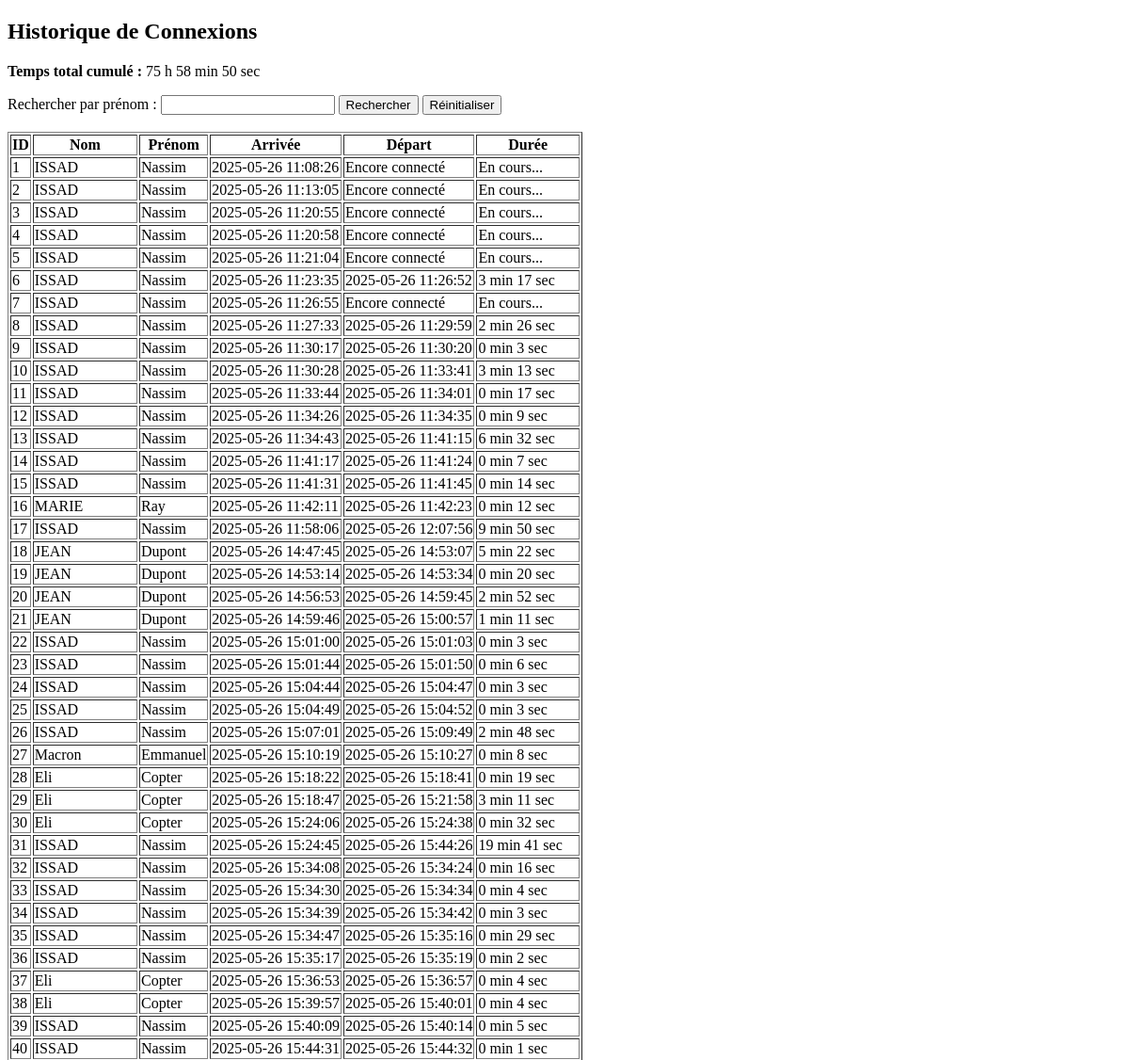
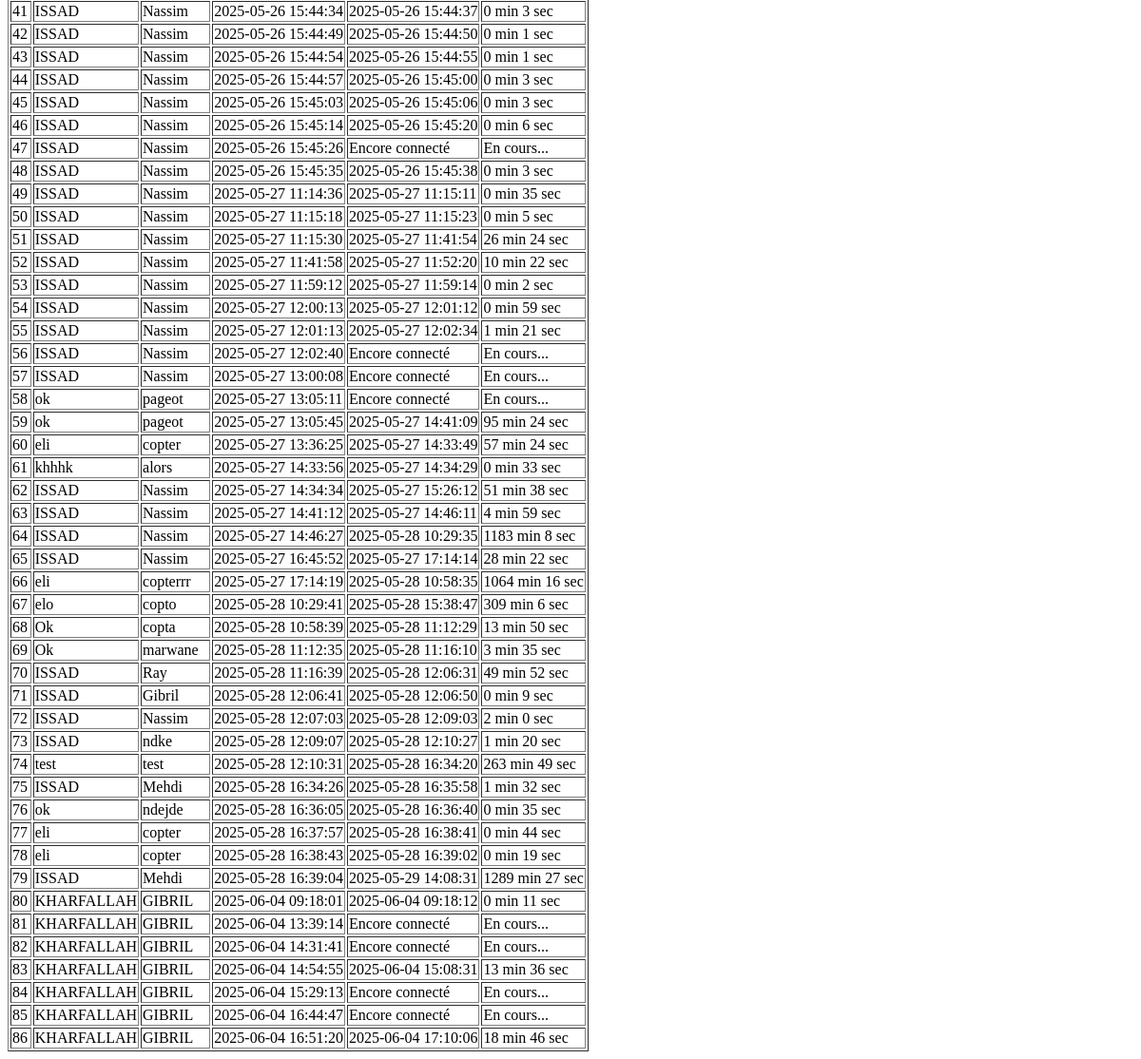
The page /admin on the database as committed earlier (2 pictures, top to bottom).
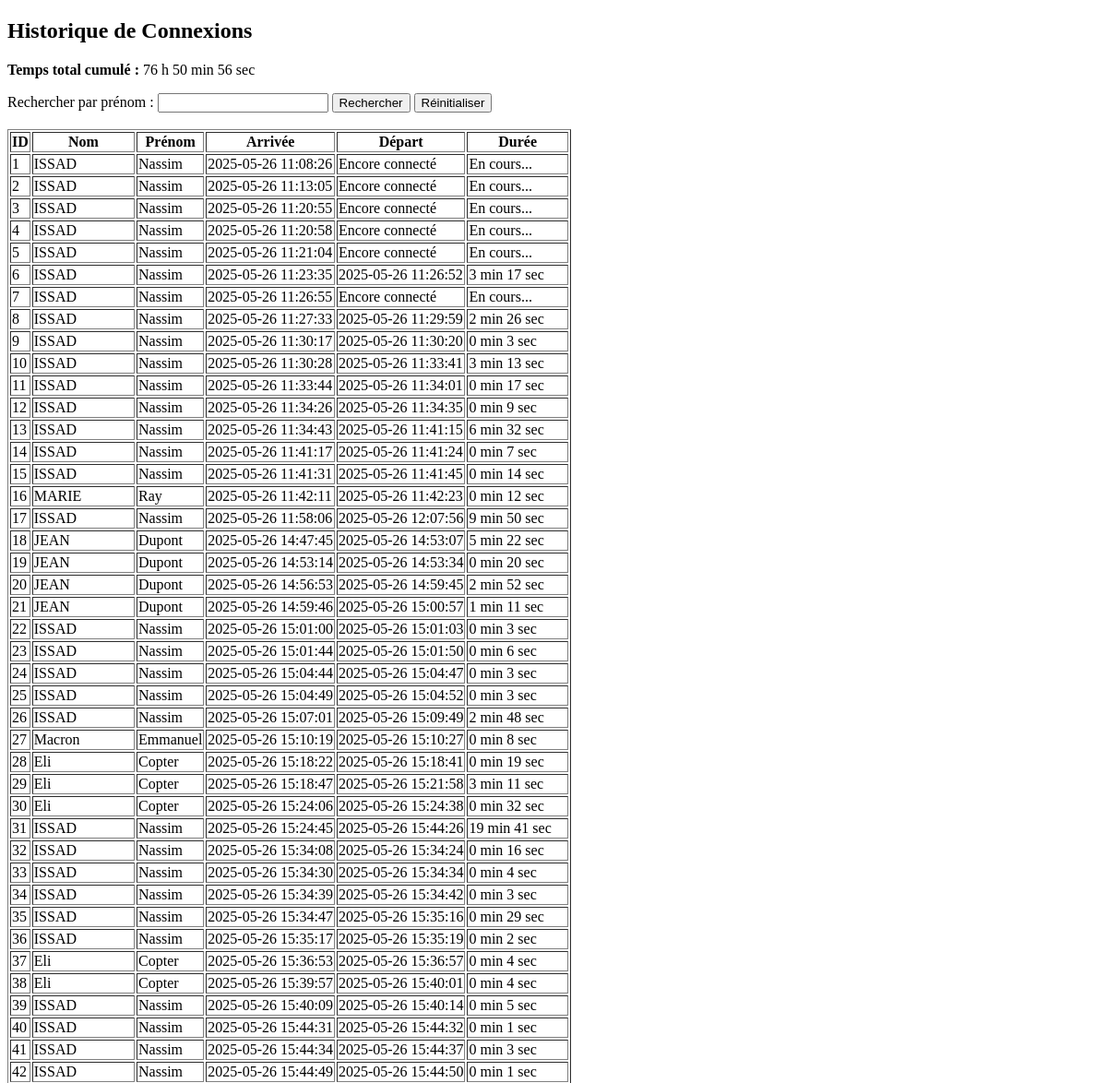
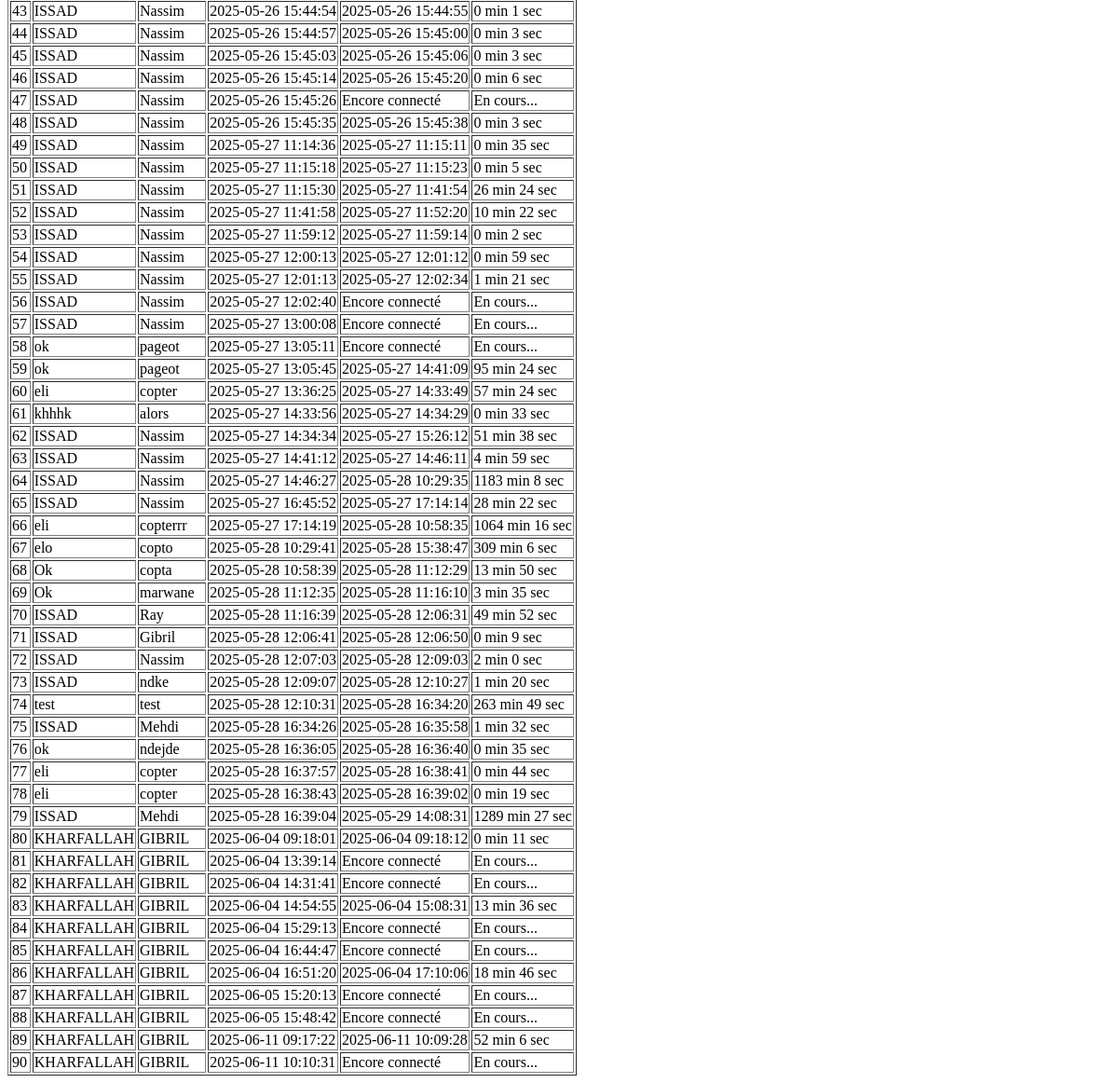
The same page on the database as committed later (2 pictures, top to bottom).
### tables this page shows
CREATE TABLE logs (
    id INTEGER PRIMARY KEY AUTOINCREMENT,
    nom TEXT,
    prenom TEXT,
    arrivee TEXT,
    depart TEXT
);

### app.py (the view)
@app.route("/admin", methods=["GET", "POST"])
def admin():
    prenom_recherche = request.args.get("prenom", "")
    conn = sqlite3.connect(DB_PATH)
    cursor = conn.cursor()
    if prenom_recherche:
        cursor.execute(
            "SELECT * FROM logs WHERE prenom LIKE ?", ("%" + prenom_recherche + "%",)
        )
    else:
        cursor.execute("SELECT * FROM logs")
    logs = cursor.fetchall()
    conn.close()
    total_seconds = 0
    logs_with_duration = []
    for log in logs:
        id_, nom, prenom, arrivee, depart = log
        if depart:
            dt_arrivee = datetime.strptime(arrivee, "%Y-%m-%d %H:%M:%S")
            dt_depart = datetime.strptime(depart, "%Y-%m-%d %H:%M:%S")
            duration = dt_depart - dt_arrivee
            seconds = duration.total_seconds()
            total_seconds += seconds
            minutes = int(seconds // 60)
            secondes = int(seconds % 60)
            duree = f"{minutes} min {secondes} sec"
        else:
            duree = "En cours..."
        logs_with_duration.append((id_, nom, prenom, arrivee, depart, duree))
    total_minutes = int(total_seconds // 60)
    total_heures = total_minutes // 60
    total_minutes_restant = total_minutes % 60
    total_secondes = int(total_seconds % 60)
    temps_total_format = (
        f"{total_heures} h {total_minutes_restant} min {total_secondes} sec"
    )
    return render_template(
        "admin.html",
        logs=logs_with_duration,
        prenom_recherche = prenom_recherche,
        temps_total = temps_total_format,
    )

### templates/admin.html (shortened to what this page needs)
<!DOCTYPE html>
<html>
<head>
</head>
<body>
  <h2>Historique de Connexions</h2>
  <p><strong>Temps total cumulé :</strong> {{ temps_total }}</p>
  <form method="get" action="/admin">
    <label for="prenom">Rechercher par prénom :</label>
    <input type="text" id="prenom" name="prenom" value="{{ prenom_recherche }}">
    <button type="submit">Rechercher</button>
    <a href="/admin"><button type="button">Réinitialiser</button></a>
  </form>
  <br>
  <table border="1">
    <tr>
      <th>ID</th>
      <th>Nom</th>
      <th>Prénom</th>
      <th>Arrivée</th>
      <th>Départ</th>
      <th>Durée</th>
    </tr>
    {% for log in logs %}
    <tr>
      <td>{{ log[0] }}</td>
      <td>{{ log[1] }}</td>
      <td>{{ log[2] }}</td>
      <td>{{ log[3] }}</td>
      <td>{{ log[4] or "Encore connecté" }}</td>
      <td>{{ log[5] }}</td>
    </tr>
    {% endfor %}
  </table>
</body>
</html>

Rows that differ between the two databases and show on the page:
added logs: id "87", nom "KHARFALLAH", prenom "GIBRIL", arrivee "2025-06-05 15:20:13", log "Encore connecté", log "En cours..."
added logs: id "88", nom "KHARFALLAH", prenom "GIBRIL", arrivee "2025-06-05 15:48:42", log "Encore connecté", log "En cours..."
added logs: id "89", nom "KHARFALLAH", prenom "GIBRIL", arrivee "2025-06-11 09:17:22", depart "2025-06-11 10:09:28", log "52 min 6 sec"
added logs: id "90", nom "KHARFALLAH", prenom "GIBRIL", arrivee "2025-06-11 10:10:31", log "Encore connecté", log "En cours..."
Other text that changed with them:
{{ temps_total }}: "75 h 58 min 50 sec" → "76 h 50 min 56 sec"
